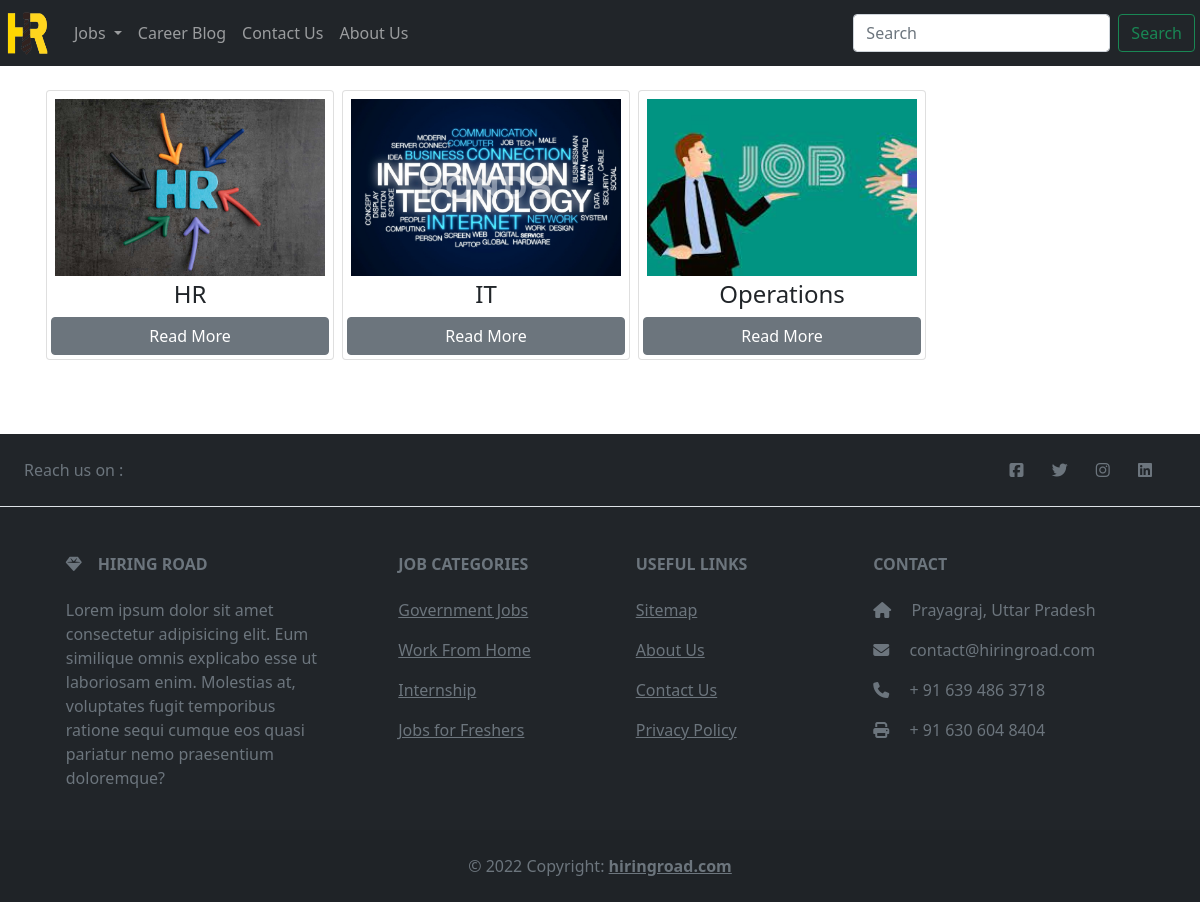
/job/categories, run on the app's committed database.
### mysite/models.py (models this page shows, shortened)
class Category(models.Model):
      cat_id = models.AutoField(primary_key=True)
      title = models.CharField(max_length=50)
      description = models.TextField()
      url = models.CharField(max_length=100)
      image = models.ImageField(upload_to='category/')
      add_date = models.DateTimeField(auto_now_add=True, null=True)

### mysite/views.py (the view)
# urls.py: path('job/categories', views.jobcategories, name='job-categories'),
def jobcategories(request):
    categories = Category.objects.all()
    return render(request, 'jobcategories.html', {'categories' : categories})

### templates/jobcategories.html
{% extends 'base.html' %}
{% block content %}
  <div class="container">
    <div class="row m-0">
      {% for category in categories %}
        <div class="card m-1 p-1" style="width: 18rem;">
          <img src="/media/{{category.image}}" alt="" class="img-fluid p-1" style="width:100%; height:100%; object-fit:cover;">
          <h4 class="card-title text-center">{{category.title}}</h4>
          <a href="/job/categories/{{category.url}}" class="btn btn-secondary">Read More</a>
        </div>
      {% endfor %}
    </div>
  </div>
{% endblock content %}

### mysite/static/css/main.css (style rules this page uses)
body { background-color: #ffffff !important; }

### data on the page
Category: image (picture), title "HR"
Category: image (picture), title "IT"
Category: image (picture), title "Operations"
